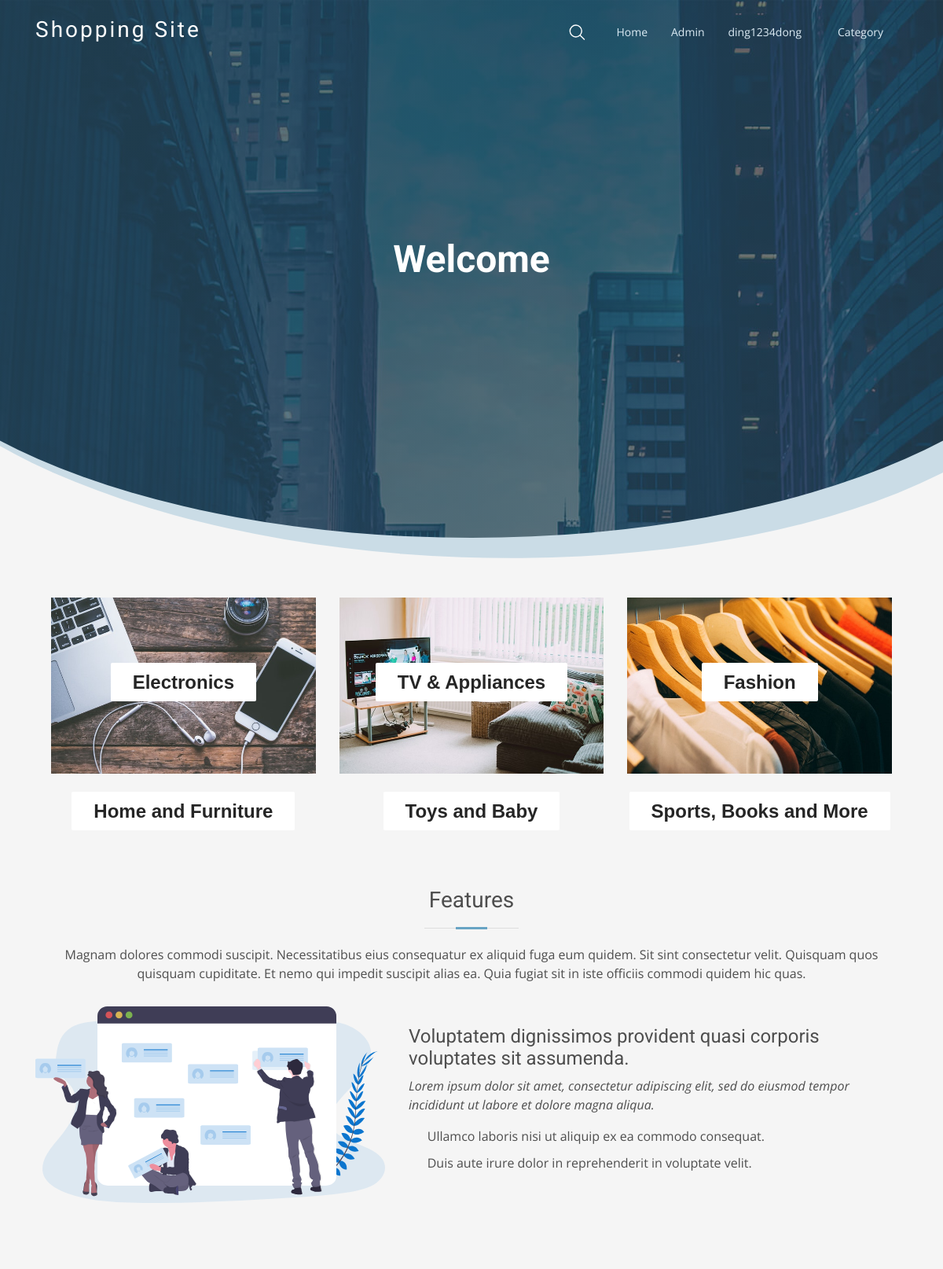
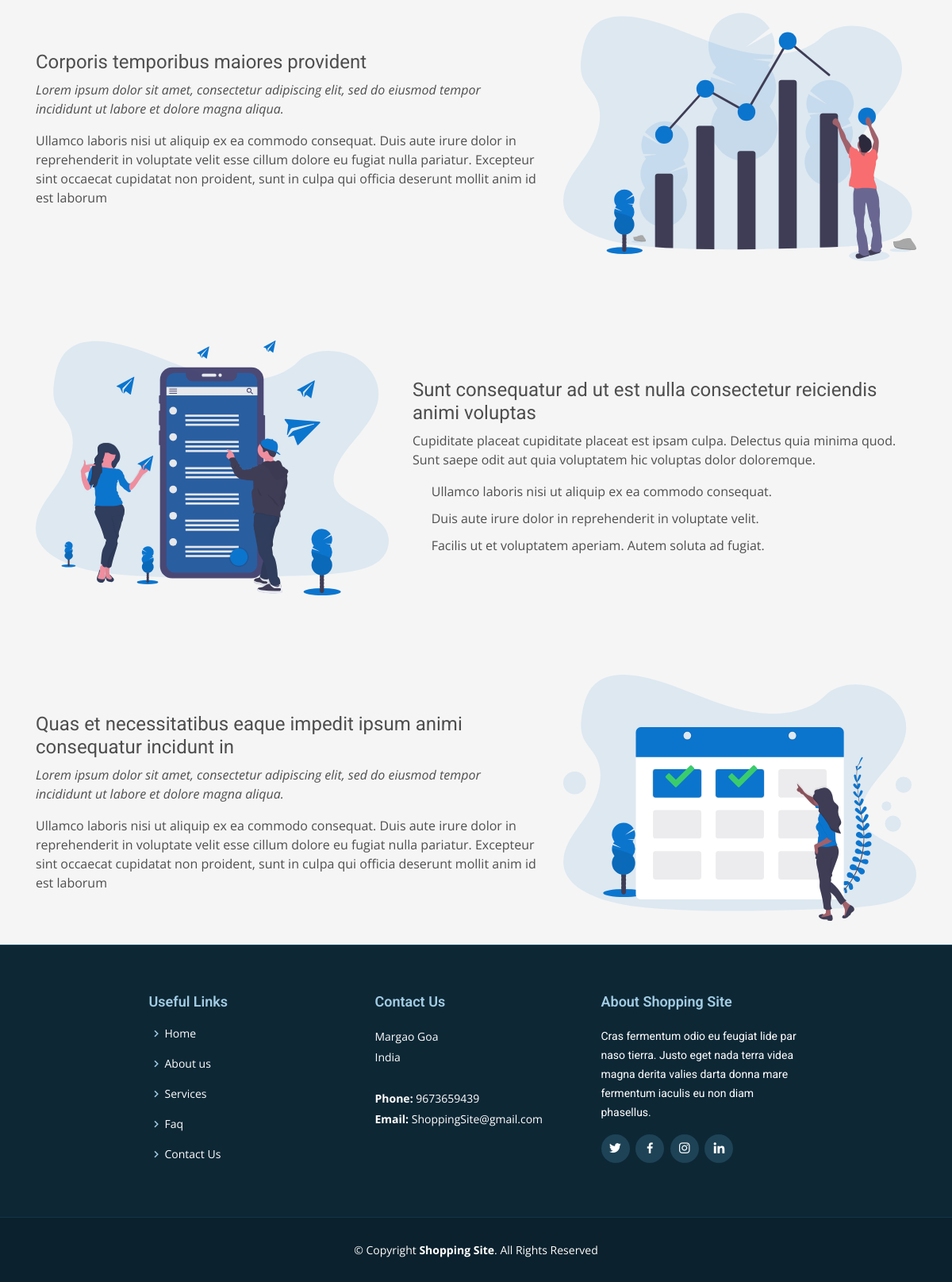
/ (signed in), run on the app's committed database (2 pictures, top to bottom).
### products/models.py (models this page shows, shortened)
class Category(MPTTModel):
    name = models.CharField(max_length=50, unique=True)
    parent = TreeForeignKey('self', null=True, blank=True, related_name='children', db_index=True,
                            on_delete=models.CASCADE)
    image_url = models.ImageField(upload_to='category/img', null=True, blank=True)
    description = models.CharField(max_length=200, null=True, blank=True)
    slug = models.SlugField(unique=True, blank=True)
    class MPTTMeta:
        order_insertion_by = ['name']
    class Meta:
        unique_together = ('parent', 'slug')
        verbose_name_plural = 'categories'

### products/views.py (the view)
# urls.py: path('', views.homepage, name='homepage'),
def homepage(request):
    category = Category.objects.filter(level=0)
    return render(request, 'template/homepage.html', {'category': category})

### products/context_processors.py (called while the page is built)
def add_variable_to_context(request):
    if request.user.is_authenticated:
        wishlist_count = Profile.objects.get(user=request.user).wishlist_products.all().count()
        cart_count = Profile.objects.get(user=request.user).cart_products.all().count()
        order_count = Admin.objects.filter(customer=request.user).count()
        notification_count = Notification.objects.filter(user=request.user, close=False).count()
        notification_new_count = Notification.objects.filter(user=request.user, seen=False).count()
        return {
            'order_count': order_count,
            'wishlist_count': wishlist_count,
            'cart_count': cart_count,
            'notification_count': notification_count,
            'notification_new_count': notification_new_count,
        }
    else:
        return {}

### products/templates/template/homepage.html (shortened to what this page needs)
{% extends 'template/base.html' %}
{% load static %}
{% block content %}
<section id="hero" class="d-flex justify-content-center align-items-center">
    <div id="heroCarousel" class="container carousel carousel-fade" data-ride="carousel">
        <div class="carousel-item active">
            <div class="carousel-container">
                <h2 class="animated fadeInDown">Welcome</h2>
            </div>
        </div>
    </div>
</section>
<div class="banner-section">
    <div class="container-fluid">
        <div class="row">
            {% for i in category %}
            <div class="col-lg-4" data-aos="fade-up" data-aos-anchor-placement='top-bottom'
                 style="margin-bottom:40px">
                <div class="single-banner">
                    <div class="inner-text">
                        <h4><a href="{% url 'category' slug=i.slug %}" class="stretched-link">{{ i.name }}</a></h4>
                    </div>
                </div>
            </div>
            {% endfor %}
        </div>
    </div>
</div>
<section class="features" style="margin-bottom: 30px;">
    <div class="container">
        <div class="section-title">
            <h2>Features</h2>
            <p>Magnam dolores commodi suscipit. Necessitatibus eius consequatur ex aliquid fuga eum quidem. Sit sint
                consectetur velit. Quisquam quos quisquam cupiditate. Et nemo qui impedit suscipit alias ea. Quia
                fugiat sit in iste officiis commodi quidem hic quas.</p>
        </div>
        <div class="row" data-aos-anchor-placement='top-bottom' data-aos="fade-up">
            <div class="col-md-5">
                <img src="{% static 'img/features-1.svg' %}" class="img-fluid" alt="">
            </div>
            <div class="col-md-7 pt-4">
                <h3>Voluptatem dignissimos provident quasi corporis voluptates sit assumenda.</h3>
                <p class="font-italic">
                    Lorem ipsum dolor sit amet, consectetur adipiscing elit, sed do eiusmod tempor incididunt ut
                    labore et dolore
                    magna aliqua.
                </p>
                <ul>
                    <li><i class="icofont-check"></i> Ullamco laboris nisi ut aliquip ex ea commodo consequat.</li>
                    <li><i class="icofont-check"></i> Duis aute irure dolor in reprehenderit in voluptate velit.
                    </li>
                </ul>
            </div>
        </div>
        <div class="row" data-aos="fade-up" data-aos-anchor-placement='top-bottom'>
            <div class="col-md-5 order-1 order-md-2">
                <img src="{% static 'img/features-2.svg' %}" class="img-fluid" alt="">
            </div>
            <div class="col-md-7 pt-5 order-2 order-md-1">
                <h3>Corporis temporibus maiores provident</h3>
                <p class="font-italic">
                    Lorem ipsum dolor sit amet, consectetur adipiscing elit, sed do eiusmod tempor incididunt ut
                    labore et dolore
                    magna aliqua.
                </p>
                <p>
                    Ullamco laboris nisi ut aliquip ex ea commodo consequat. Duis aute irure dolor in reprehenderit
                    in voluptate
                    velit esse cillum dolore eu fugiat nulla pariatur. Excepteur sint occaecat cupidatat non
                    proident, sunt in
                    culpa qui officia deserunt mollit anim id est laborum
                </p>
            </div>
        </div>
        <div class="row" data-aos="fade-up" data-aos-anchor-placement='top-bottom'>
            <div class="col-md-5">
                <img src="{% static 'img/features-3.svg' %}" class="img-fluid" alt="">
            </div>
            <div class="col-md-7 pt-5">
                <h3>Sunt consequatur ad ut est nulla consectetur reiciendis animi voluptas</h3>
                <p>Cupiditate placeat cupiditate placeat est ipsam culpa. Delectus quia minima quod. Sunt saepe odit
                    aut quia voluptatem hic voluptas dolor doloremque.</p>
                <ul>
                    <li><i class="icofont-check"></i> Ullamco laboris nisi ut aliquip ex ea commodo consequat.</li>
                    <li><i class="icofont-check"></i> Duis aute irure dolor in reprehenderit in voluptate velit.
                    </li>
                    <li><i class="icofont-check"></i> Facilis ut et voluptatem aperiam. Autem soluta ad fugiat.</li>
                </ul>
            </div>
        </div>
        <div class="row" data-aos="fade-up" data-aos-anchor-placement='top-bottom'>
            <div class="col-md-5 order-1 order-md-2">
                <img src="{% static 'img/features-4.svg' %}" class="img-fluid" alt="">
            </div>
            <div class="col-md-7 pt-5 order-2 order-md-1">
                <h3>Quas et necessitatibus eaque impedit ipsum animi consequatur incidunt in</h3>
                <p class="font-italic">
                    Lorem ipsum dolor sit amet, consectetur adipiscing elit, sed do eiusmod tempor incididunt ut
                    labore et dolore
                    magna aliqua.
                </p>
                <p>
                    Ullamco laboris nisi ut aliquip ex ea commodo consequat. Duis aute irure dolor in reprehenderit
                    in voluptate
                    velit esse cillum dolore eu fugiat nulla pariatur. Excepteur sint occaecat cupidatat non
                    proident, sunt in
                    culpa qui officia deserunt mollit anim id est laborum
                </p>
            </div>
        </div>
    </div>
</section>
{% endblock %}

### products/templates/template/base.html (shortened to what this page needs)
<!doctype html>
<html lang="en">
<head>
    <link rel="stylesheet" href="https://stackpath.bootstrapcdn.com/bootstrap/4.5.0/css/bootstrap.min.css"
>
    <link rel="stylesheet" href="https://cdnjs.cloudflare.com/ajax/libs/font-awesome/5.13.0/css/all.min.css"
/>
    {% load static %}
    <link rel="stylesheet" href="{% static 'vendor/aos/aos.css' %}">
    <link rel="stylesheet" href="{% static 'vendor/animate.css/animate.min.css' %}">
    <link rel="stylesheet" href="{% static 'vendor/icofont/icofont.min.css' %}">
    <link rel="stylesheet" href="{% static 'vendor/boxicons/css/boxicons.min.css' %}">
    <link rel="stylesheet" href="{% static 'vendor/owl.carousel/assets/owl.carousel.min.css' %}">
    <link rel="stylesheet" href="{% static 'vendor/elegant-icons.css' %}" type="text/css">
    <link rel="stylesheet" href="{% static 'vendor/themify-icons.css' %}" type="text/css">
    <link rel="stylesheet" href="{% static 'vendor/jquery-ui.min.css' %}" type="text/css">
    <link rel="stylesheet" href="{% static 'vendor/slicknav.min.css' %}" type="text/css">
    <link rel="stylesheet" href="{% static 'vendor/starability-all.min.css' %}" type="text/css">
    <link href="{% static 'css/style.css' %}" type="text/css" rel="stylesheet">
</head>
<body>
{% if request.path == '/' %}
<header id=header class="fixed-top header-transparent">
    {% else %}
    <header id=header class="fixed-top header">
        {% endif %}
        <div class="container">
            <div class="logo float-left">
                <h1 class="text-light"><a href="{% url 'homepage' %}"><span>Shopping Site</span></a></h1>
            </div>
            <nav class="nav-menu float-right d-none d-lg-block">
                <ul>
                    <li>
                        <form action="{% url 'search' %}" method="GET" value="{{request.GET.q}}">
                            <div class="search">
                                <input type="text" name="q" value="{{request.GET.q}}" placeholder=" ">
                                <div>
                                    <svg>
                                        <use xlink:href="#path"/>
                                    </svg>
                                </div>
                            </div>
                        </form>
                    </li>
                    <li><a href="{% url 'homepage' %}">Home</a></li>
                    {% if user.is_superuser or user.is_staff %}
                    <li><a href="{% url 'admin_page' %}">Admin</a></li>
                    {% endif %}
                    {% if user.is_authenticated %}
                    <li class="drop-down"><a href="{% url 'user' %}">{{ user.username }}</a>
                    </li>
                    {% elif request.path != "/login/" %}
                    <li><a href="{% url 'login' %}">Login</a></li>
                    {% endif %}
                    <li class="drop-down"><a href="">Category</a>
                    </li>
                </ul>
            </nav>
        </div>
    </header>
    {% block content %}
    {% endblock %}
    <footer id="footer">
        <div class="footer-top">
            <div class="container">
                <div class="row justify-content-center">
                    <div class="col-lg-3 col-md-6  footer-links">
                        <h4>Useful Links</h4>
                        <ul>
                            <li><i class="bx bx-chevron-right"></i> <a href="{% url 'homepage' %}">Home</a></li>
                            <li><i class="bx bx-chevron-right"></i> <a href="{% url 'about_us' %}">About us</a></li>
                            <li><i class="bx bx-chevron-right"></i> <a href="{% url 'services' %}">Services</a></li>
                            <li><i class="bx bx-chevron-right"></i> <a href="{% url 'faq' %}">Faq</a></li>
                            <li><i class="bx bx-chevron-right"></i> <a href="{% url 'contact_us' %}">Contact Us</a></li>
                        </ul>
                    </div>
                    <div class="col-lg-3 col-md-6 footer-contact">
                        <h4>Contact Us</h4>
                        <p>
                            Margao Goa<br>
                            India <br><br>
                            <strong>Phone:</strong> 9673659439<br>
                            <strong>Email:</strong> ShoppingSite@gmail.com<br>
                        </p>
                    </div>
                    <div class="col-lg-3 col-md-6 footer-info">
                        <h3>About Shopping Site</h3>
                        <p>Cras fermentum odio eu feugiat lide par naso tierra. Justo eget nada terra videa magna derita
                            valies darta donna mare fermentum iaculis eu non diam phasellus.</p>
                        <div class="social-links mt-3">
                            <a href="#" class="twitter"><i class="bx bxl-twitter"></i></a>
                            <a href="#" class="facebook"><i class="bx bxl-facebook"></i></a>
                            <a href="#" class="instagram"><i class="bx bxl-instagram"></i></a>
                            <a href="#" class="linkedin"><i class="bx bxl-linkedin"></i></a>
                        </div>
                    </div>
                </div>
            </div>
        </div>
        <div class="container">
            <div class="copyright">
                &copy; Copyright <strong><span>Shopping Site</span></strong>. All Rights Reserved
            </div>
        </div>
    </footer>
</body>
</html>

### data on the page
Category: name "Electronics"
Category: name "TV & Appliances"
Category: name "Fashion"
Category: name "Home and Furniture"
Category: name "Toys and Baby"
Category: name "Sports, Books and More"

### other printed values
{{ user.username }} "ding1234dong"
